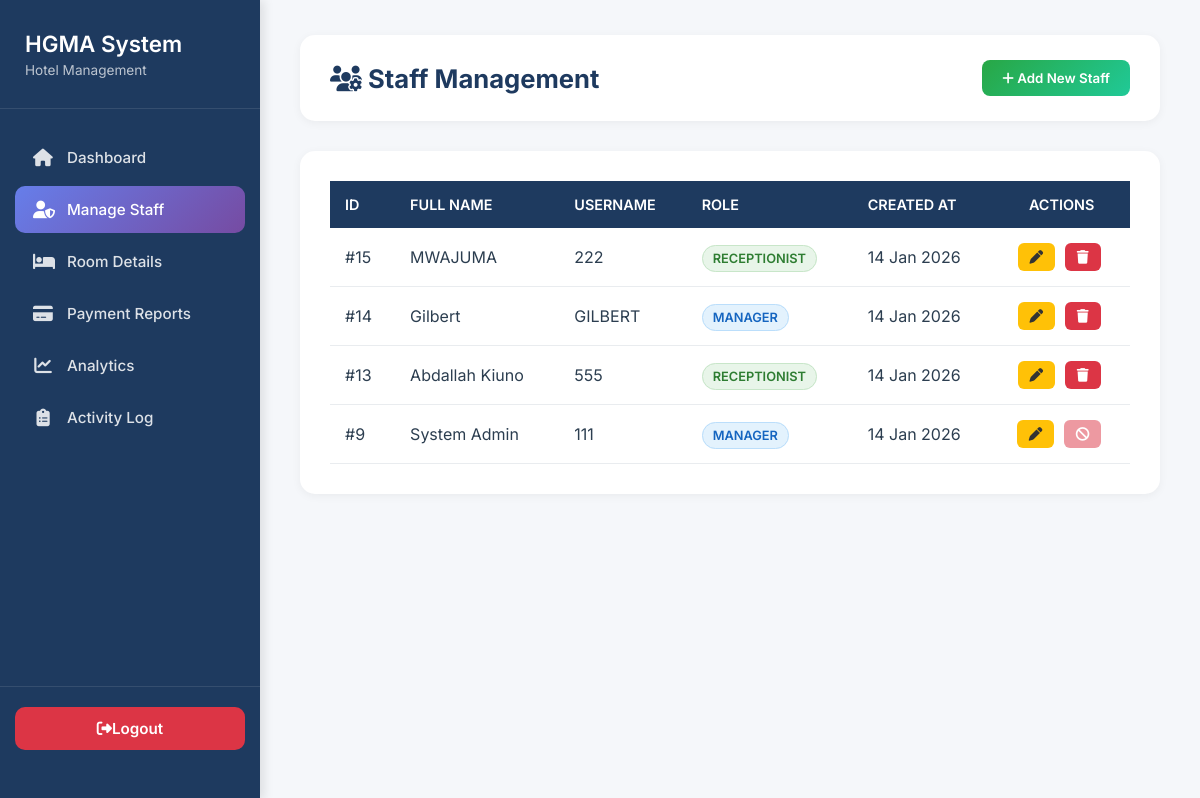
/manage_staff.php (signed in), run on the app's committed database.
### tables this page shows
CREATE TABLE `users` (
  `id` int(11) NOT NULL,
  `username` varchar(50) NOT NULL,
  `password` varchar(255) NOT NULL,
  `fullname` varchar(100) NOT NULL,
  `role` enum('manager','receptionist') NOT NULL
);

### manage_staff.php (the view, shortened to what this page needs)
<?php
include 'db_connect.php';
$users = [];
$result = $conn->query("SELECT * FROM users ORDER BY id DESC");
while ($row = $result->fetch_assoc()) {
    $users[] = $row;
}
?>
<!DOCTYPE html>
<html lang="en">
<head>
<link href="https://cdnjs.cloudflare.com/ajax/libs/font-awesome/6.4.0/css/all.min.css" rel="stylesheet">
</head>
<body>
<div class="sidebar">
    <div class="sidebar-header">
        <h2>HGMA System</h2>
        <p>Hotel Management</p>
    </div>
    <div class="sidebar-nav">
        <a href="manager_dashboard.php"><i class="fa-solid fa-house"></i> <span>Dashboard</span></a>
        <a href="manage_staff.php" class="active"><i class="fa-solid fa-user-shield"></i> <span>Manage Staff</span></a>
        <a href="room_details.php"><i class="fa-solid fa-bed"></i> <span>Room Details</span></a>
        <a href="payment_reports.php"><i class="fa-solid fa-credit-card"></i> <span>Payment Reports</span></a>
        <a href="analytics.php"><i class="fa-solid fa-chart-line"></i> <span>Analytics</span></a>
        <a href="activity_log.php"><i class="fa-solid fa-clipboard-list"></i> <span>Activity Log</span></a>
    </div>
    <div class="logout-section">
        <form action="logout.php" method="POST">
            <button type="submit" class="logout-btn"><i class="fa-solid fa-right-from-bracket"></i> <span>Logout</span></button>
        </form>
    </div>
</div>
<div class="main-content">
    <div class="header">
        <h2><i class="fa-solid fa-users-gear"></i> Staff Management</h2>
        <button onclick="openModal('add')" class="btn-add"><i class="fa-solid fa-plus"></i> Add New Staff</button>
    </div>
    <div class="table-container">
        <table>
            <thead>
                <tr>
                    <th>ID</th>
                    <th>Full Name</th>
                    <th>Username</th>
                    <th>Role</th>
                    <th>Created At</th>
                    <th style="text-align:center;">Actions</th>
                </tr>
            </thead>
            <tbody>
                <?php foreach($users as $u): ?>
                <tr>
                    <td>#<?= $u['id'] ?></td>
                    <td><?= htmlspecialchars($u['fullname']) ?></td>
                    <td><?= htmlspecialchars($u['username']) ?></td>
                    <td>
                        <span class="role-badge <?= $u['role'] === 'manager' ? 'role-manager' : 'role-receptionist' ?>">
                            <?= ucfirst($u['role']) ?>
                        </span>
                    </td>
                    <td><?= date('d M Y', strtotime($u['created_at'] ?? 'now')) ?></td>
                    <td style="text-align:center;">
                        <button class="action-btn btn-edit" onclick='openModal("edit", <?= json_encode($u) ?>)'>
                            <i class="fa-solid fa-pen"></i>
                        </button>
                        <?php if($u['id'] != $_SESSION['user_id']): ?>
                        <a href="manage_staff.php?delete=<?= $u['id'] ?>" class="action-btn btn-delete" onclick="return confirm('Are you sure you want to delete this account? This cannot be undone.');">
                            <i class="fa-solid fa-trash"></i>
                        </a>
                        <?php else: ?>
                        <button class="action-btn btn-delete" disabled style="opacity: 0.5; cursor: not-allowed;" title="You cannot delete yourself">
                            <i class="fa-solid fa-ban"></i>
                        </button>
                        <?php endif; ?>
                    </td>
                </tr>
                <?php endforeach; ?>
            </tbody>
        </table>
    </div>
</div>
</body>
</html>

### manage_staff.php (style rules this page uses)
* { margin: 0; padding: 0; box-sizing: border-box; font-family: 'Inter', sans-serif; }
body { background: #f5f7fa; color: #2c3e50; min-height: 100vh; }
.sidebar { position: fixed; left: 0; top: 0; width: 260px; height: 100vh; background: #1e3a5f; color: #fff; padding: 30px 0; display: flex; flex-direction: column; box-shadow: 4px 0 10px rgba(0, 0, 0, 0.1); z-index: 1000; overflow-y: auto; }
.sidebar-header { padding: 0 25px 30px 25px; border-bottom: 1px solid rgba(255, 255, 255, 0.1); margin-bottom: 20px; }
.sidebar-header h2 { font-weight: 600; font-size: 1.4rem; color: #fff; margin-bottom: 5px; }
.sidebar-header p { font-size: 0.85rem; color: rgba(255, 255, 255, 0.7); }
.sidebar-nav { flex: 1; padding: 0 15px; }
.sidebar a { text-decoration: none; color: rgba(255, 255, 255, 0.85); display: flex; align-items: center; padding: 14px 18px; margin: 5px 0; border-radius: 10px; transition: all 0.3s ease; font-weight: 500; font-size: 0.95rem; }
.sidebar a i { margin-right: 14px; font-size: 1.1rem; width: 20px; text-align: center; }
.sidebar a.active { background: linear-gradient(135deg, #667eea 0%, #764ba2 100%); color: #fff; }
.logout-section { padding: 0 15px 20px 15px; border-top: 1px solid rgba(255, 255, 255, 0.1); margin-top: 20px; padding-top: 20px; }
.logout-btn { width: 100%; padding: 12px 18px; background: #dc3545; color: #fff; border: none; border-radius: 10px; cursor: pointer; transition: all 0.3s ease; font-weight: 600; font-size: 0.95rem; display: flex; align-items: center; justify-content: center; }
.main-content { margin-left: 260px; padding: 35px 40px; min-height: 100vh; }
.header { margin-bottom: 30px; background: #fff; padding: 25px 30px; border-radius: 15px; box-shadow: 0 2px 10px rgba(0, 0, 0, 0.05); display: flex; justify-content: space-between; align-items: center; }
.header h2 { font-size: 1.6rem; font-weight: 700; color: #1e3a5f; }
.btn-add { background: linear-gradient(135deg, #28a745 0%, #20c997 100%); color: white; padding: 10px 20px; border-radius: 8px; text-decoration: none; font-weight: 600; cursor: pointer; border: none; transition: 0.3s; }
.table-container { background: #fff; border-radius: 15px; padding: 30px; box-shadow: 0 2px 10px rgba(0, 0, 0, 0.05); overflow-x: auto; }
table { width: 100%; border-collapse: collapse; }
table th { background: #1e3a5f; color: #fff; text-align: left; padding: 15px; font-weight: 600; font-size: 0.9rem; text-transform: uppercase; }
table td { padding: 15px; border-bottom: 1px solid #e9ecef; color: #2c3e50; vertical-align: middle; }
.role-badge { padding: 5px 10px; border-radius: 15px; font-size: 0.8rem; font-weight: 600; text-transform: uppercase; }
.role-manager { background: #e3f2fd; color: #1565c0; border: 1px solid #bbdefb; }
.role-receptionist { background: #e8f5e9; color: #2e7d32; border: 1px solid #c8e6c9; }
.action-btn { padding: 6px 12px; border: none; border-radius: 6px; cursor: pointer; font-size: 0.85rem; margin-right: 5px; color: white; transition: 0.3s; }
.btn-edit { background: #ffc107; color: #333; }
.btn-delete { background: #dc3545; }

### data on the page
users: id "15", fullname "MWAJUMA", username "222", role "RECEPTIONIST", created_at "14 Jan 2026"
users: id "14", fullname "Gilbert", username "GILBERT", role "MANAGER", created_at "14 Jan 2026"
users: id "13", fullname "Abdallah Kiuno", username "555", role "RECEPTIONIST", created_at "14 Jan 2026"
users: id "9", fullname "System Admin", username "111", role "MANAGER", created_at "14 Jan 2026"
